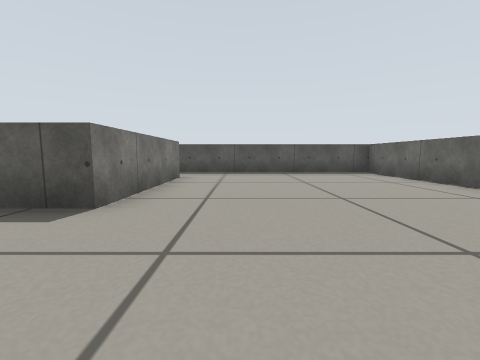
View 1 (above)

17 first-person views from a walk through a robot-simulator world made for Gazebo. The camera is 0.32 m above the floor, tilts 6° down and sees 90° across. The floor is counted in squares, 0.5 m on a side. Each view is taken from the middle of a square. On the plan, view 1 faces up. The plan holds only what a view shows up to about 9 squares ahead; the rest is blank. The place goes on beyond the plan.

View 2
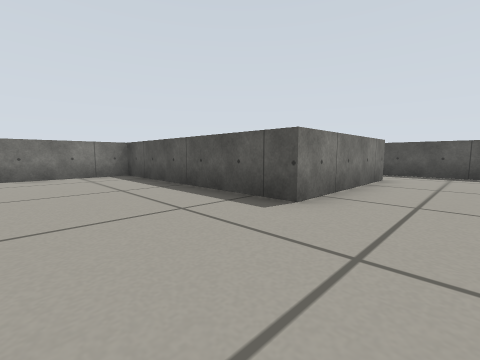

View 3
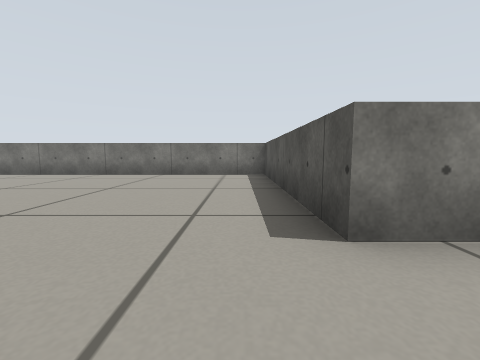

View 4
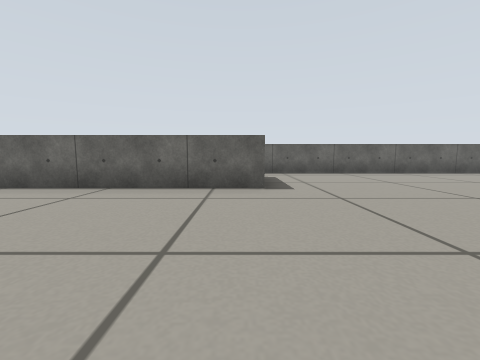

View 5
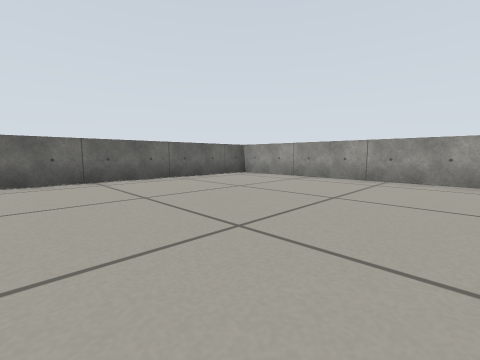

View 6
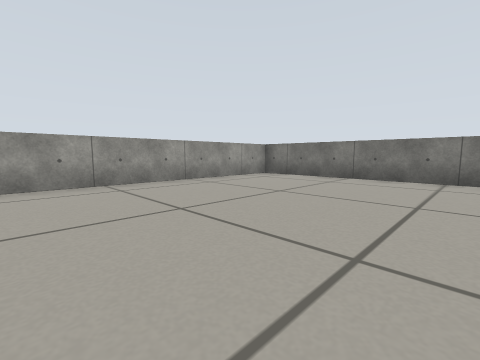

View 7
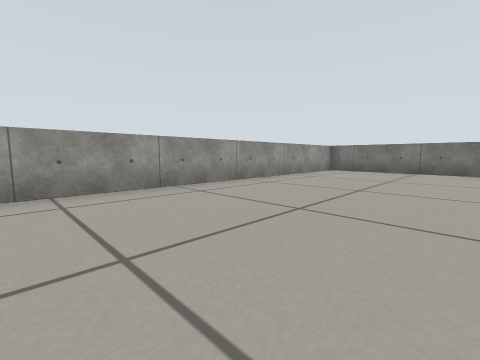

View 8
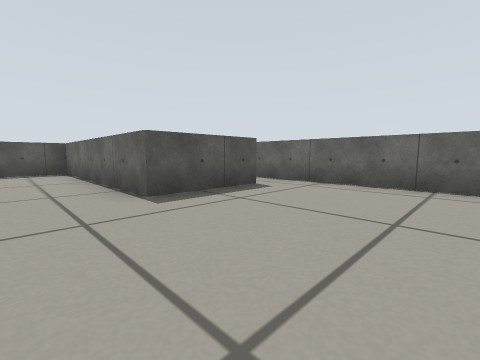

View 9
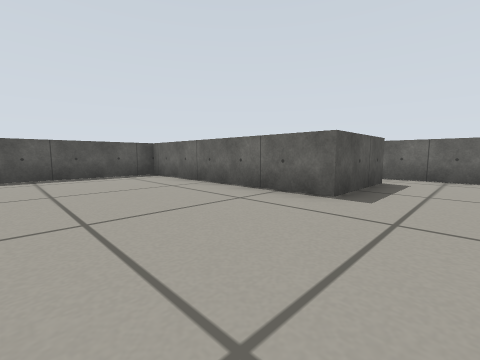

View 10
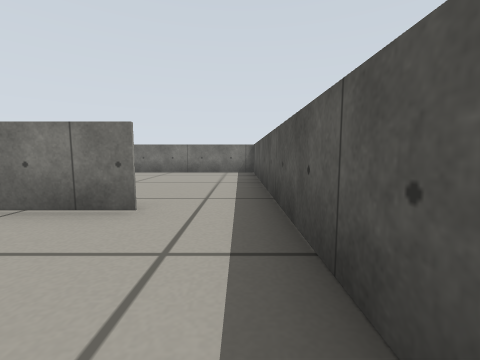

View 11
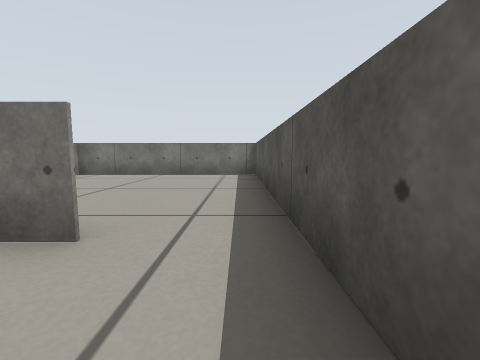

View 12
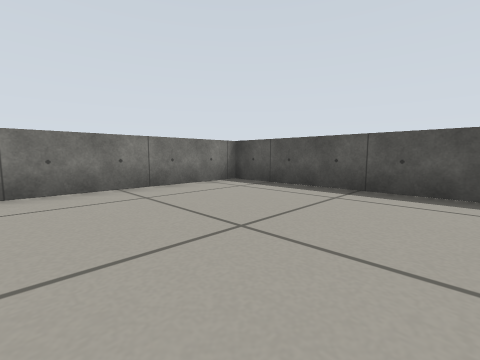

View 13
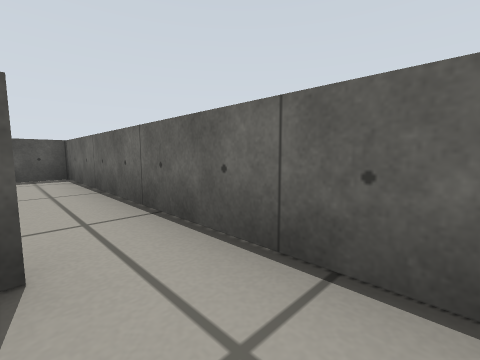

View 14
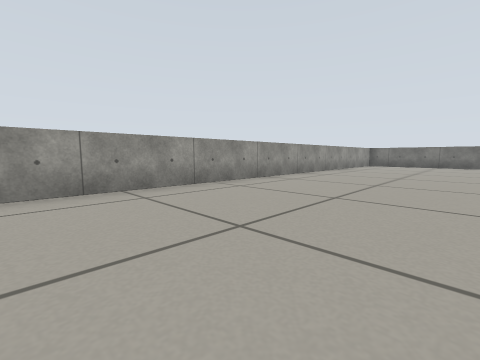

View 15
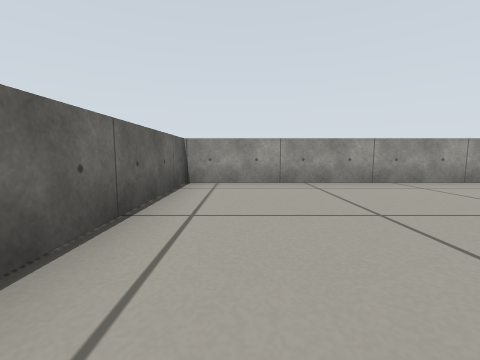

View 16
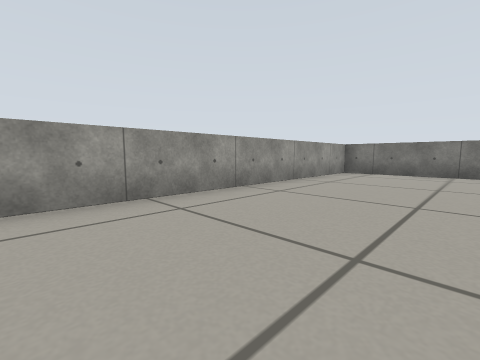

View 17
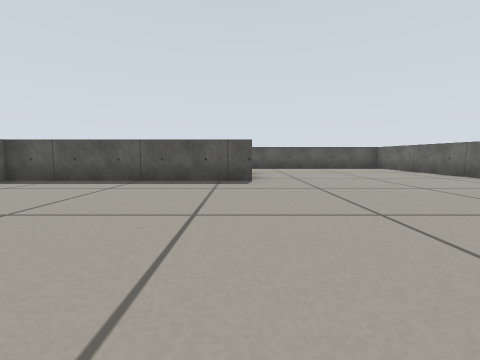

### Floor plan
Ten units are one square. View 1 is at (0, 0); x grows to the right and y downward. Boxes are objects, and circles mark ways between rooms. Rooms are numbered by the first view taken in them; rooms with no view inside come last. Other rooms are left out.
<svg viewBox="-82 -90 169 169">
<path fill="none" stroke="#000" d="M71 -25 46 -25 46 -85 -16 -85M-17 -69 -17 -28 -77 -28M-77 -30 -77 74 82 74 82 -30M-16 -85 -77 -85 -77 -30"/>
<circle cx="-20" cy="-75" r="3" fill="#2a7"/>
<text x="0" y="10">1</text>
<text x="-50" y="-60">2</text>
</svg>
Room 1 opens to room 2.

Where each view was taken, in squares from view 1:
view 1: 0 up, 0 right, facing up
view 2: 0 up, 0 right, facing up-left
view 3: 2 up, 0 right, facing left
view 4: 3 up, 0 right, facing right
view 5: 1 down, 2 right, facing down-right
view 6: 2 down, 1 left, facing down-left
view 7: 3 down, 2 right, facing down-left
view 8: 1 down, 3 right, facing up-right
view 9: 1 up, 1 right, facing up-right
view 10: 8 up, 1 right, facing left
view 11: 8 up, 0 right, facing left
view 12: 4 up, 3 left, facing up-left
view 13: 1 up, 7 right, facing up-right
view 14: 3 down, 7 right, facing down-left
view 15: 2 down, 7 right, facing down
view 16: 4 down, 1 right, facing down-left
view 17: 3 down, 2 left, facing up
